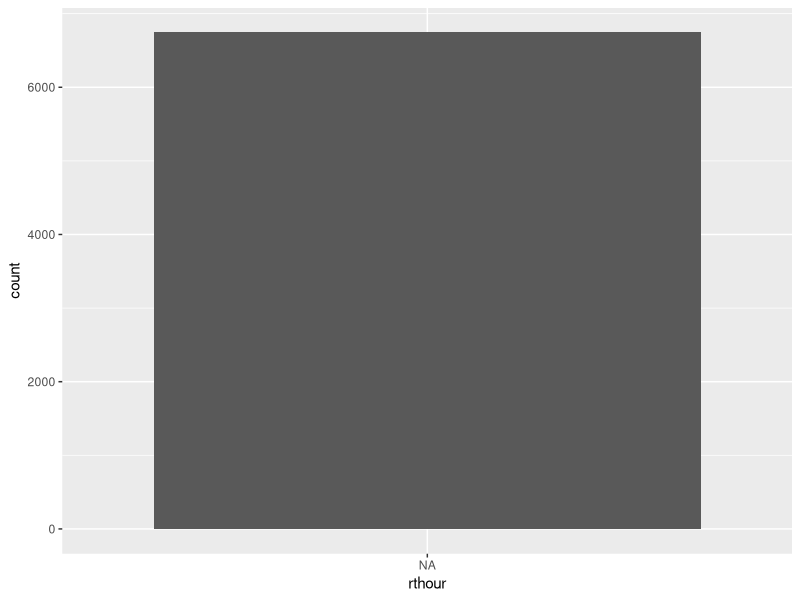
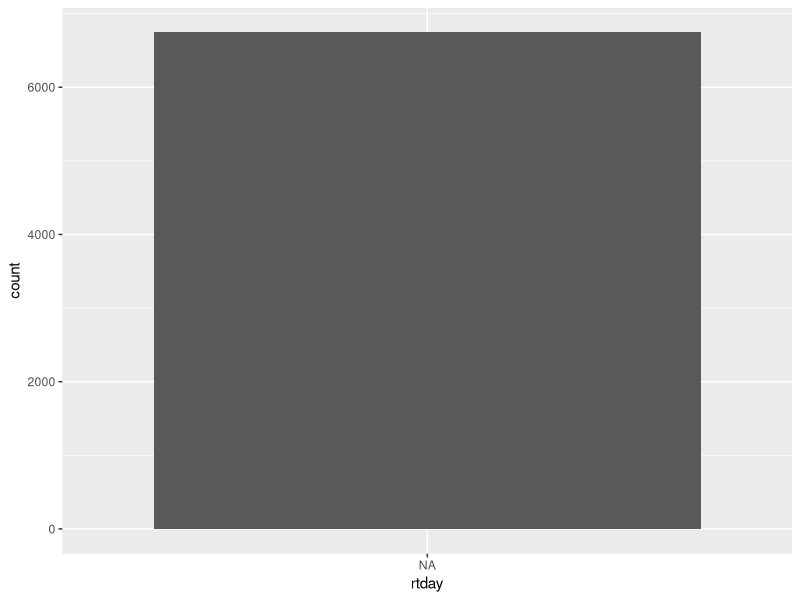
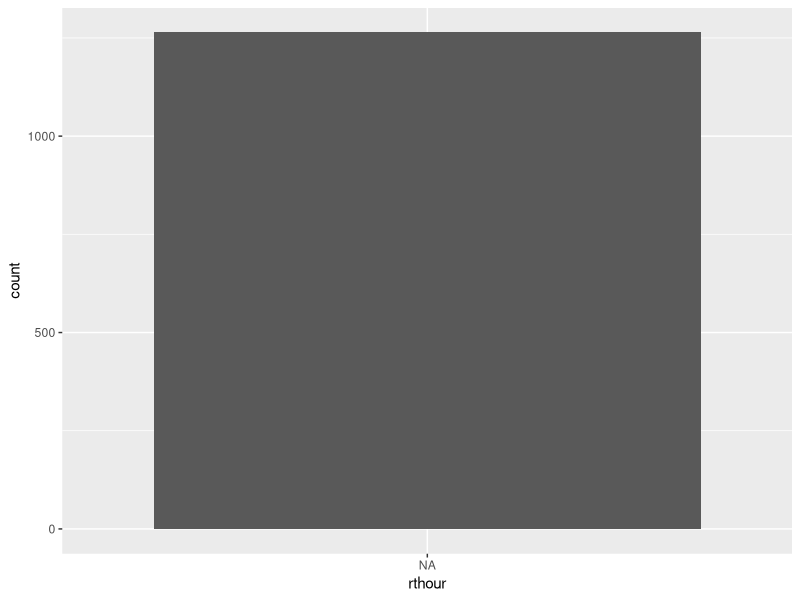
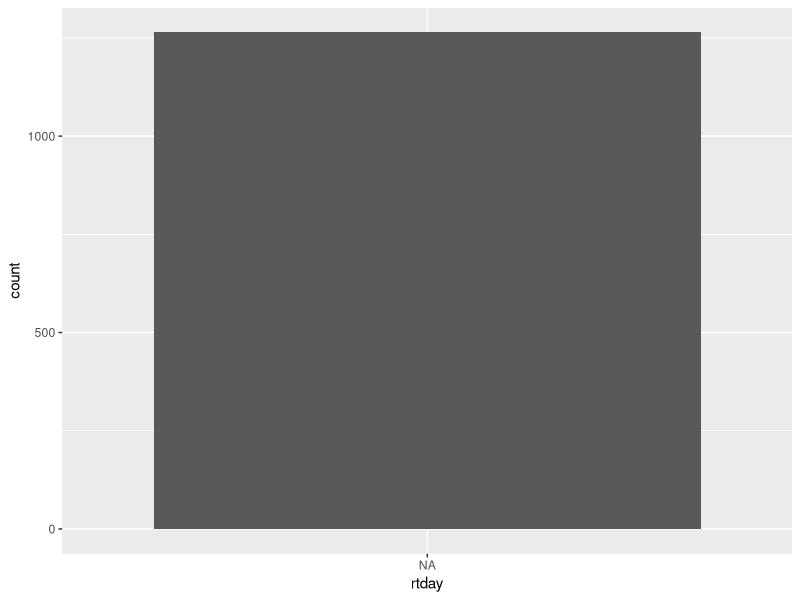
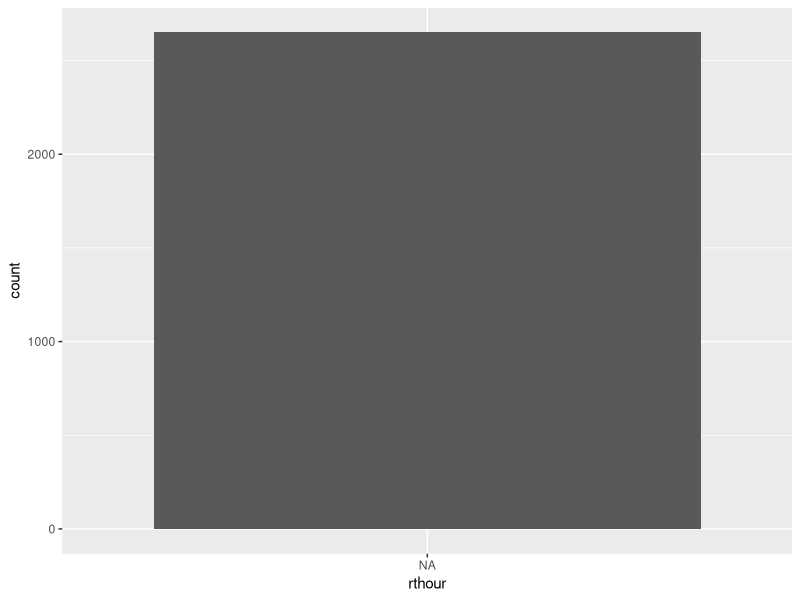
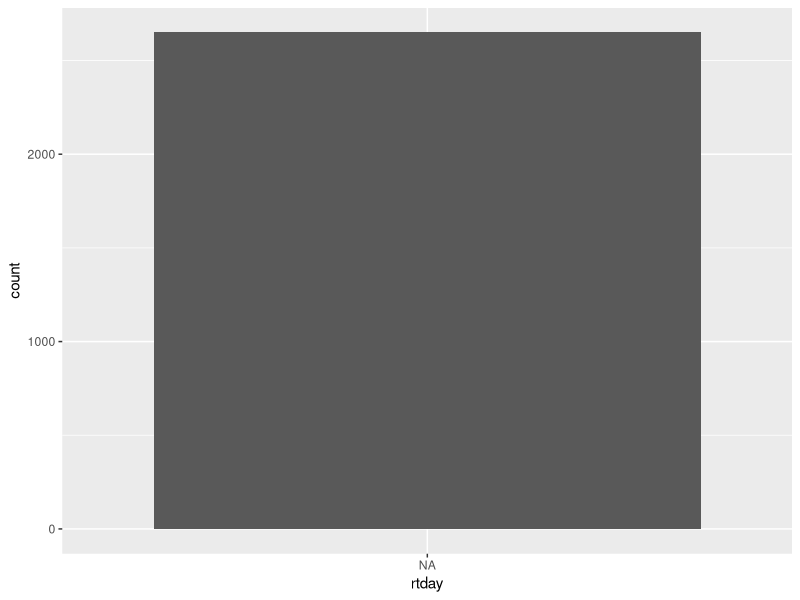
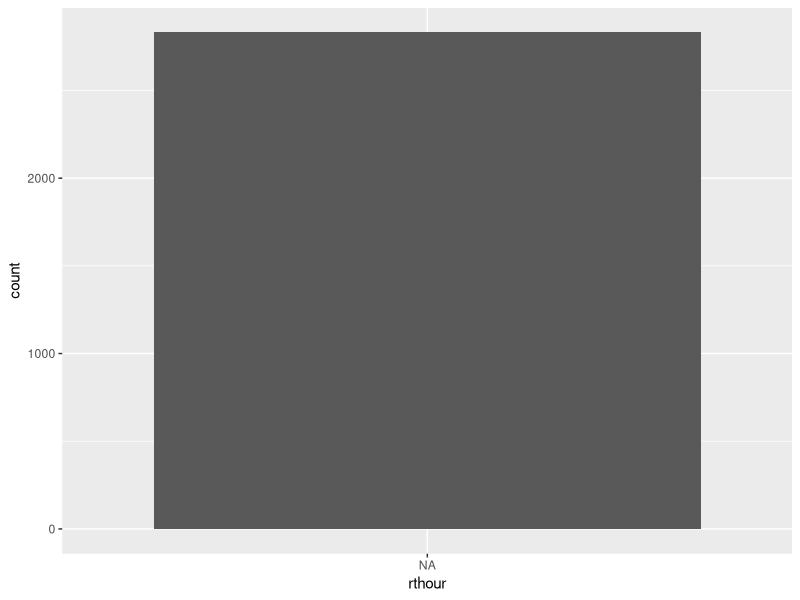
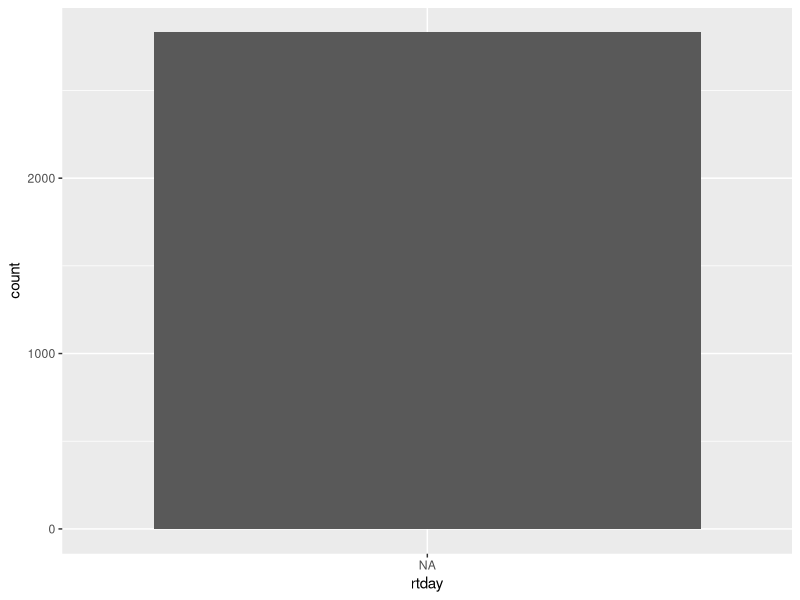

Generate these figures, in order, with R: (Note: this script raises an error after producing the figures.)


library(ggplot2)

#Import as CSV file and name it as uber
uber<- read.csv("Uber_Request_Data.csv")
View(uber)

#View stucture of dataset
str(uber)


#Change the data and time in standard format for Request.timestamp

uber$New = as.POSIXlt(uber$Request.timestamp, format = "%d/%m/%Y %H:%M")
uber$New1= as.POSIXlt(uber$Request.timestamp, format = "%d-%m-%Y %H:%M:%S")

#Change the data and time in standard format for Drop.timestamp

uber$New2= as.POSIXlt(uber$Drop.timestamp, format = "%d-%m-%Y %H:%M:%S")
uber$New3= as.POSIXlt(uber$Drop.timestamp, format = "%d/%m/%Y %H:%M")



#As New,New1,New2 and New3 will have NA values we would merge New, New1
#and New2, New3 in one column Request.timestamp1 and Drop.timestamp1 respectively
#by excluding NA values using ifesle condition

uber$Request.timestamp1<-ifelse(is.na(uber$New),paste(uber$New1),paste(uber$New))
uber$Drop.timestamp1<-ifelse(is.na(uber$New2),paste(uber$New3),paste(uber$New2))


#Change the newly created columns to POSIXlt format

uber$Request.timestamp1 = as.POSIXlt(uber$Request.timestamp1, format = "%Y-%m-%d %H:%M:%S")
uber$Drop.timestamp1 = as.POSIXlt(uber$Drop.timestamp1, format = "%Y-%m-%d %H:%M:%S")


#Create a new data frame with required columns
uber1<- data.frame(uber$Request.id,uber$Pickup.point,uber$Driver.id,uber$Status,uber$Request.timestamp1,uber$Drop.timestamp1, check.names = TRUE, stringsAsFactors = TRUE)

#Specify required names to columns
colnames(uber1)<- c("Request.id", "Pickup.point","Driver.id","Status","Request.timestamp", "Drop.timestamp")


#Check the NA value for each column.

sum(is.na(uber1$Request.id) == 1)
sum(is.na(uber1$Pickup.point) == 1)
sum(is.na(uber1$Driver.id) == TRUE)
sum(is.na(uber1$Status) == TRUE)
sum(is.na(uber1$Request.timestamp) == TRUE)
sum(is.na(uber1$Drop.timestamp) == TRUE)


#Extracting hours and Day in new column for Request.timestamp

uber1$rthour <- format(uber1$Request.timestamp, "%H")
uber1$rtday <- format(uber1$Request.timestamp, "%A")

#Extracting hours and Day in new column for Drop.timestamp

uber1$dthour <- format(uber1$Drop.timestamp, "%H")
uber1$dtday <- format(uber1$Drop.timestamp, "%A")


#plotting histogram for the booking requests at each hours and day. 

ggplot(uber1, aes(rthour)) + geom_histogram(stat = "count")
ggplot(uber1, aes(rtday)) + geom_histogram(stat = "count")


summary(uber1$Status)


#Extracting values for only bookings which are cancelled, no cars available
#and trip completed in uber1 

cancelled <- subset(uber1, Status=="Cancelled")
nca<-subset(uber1, Status=="No Cars Available")
tc<-subset(uber1, Status=="Trip Completed")

#plotting histogram for the cancelled booking requests at each hour and day 

ggplot(cancelled, aes(rthour)) + geom_histogram(stat = "count")
ggplot(cancelled, aes(rtday)) + geom_histogram(stat = "count")

#plotting histogram for the no car available requests at each hour and day 

ggplot(nca, aes(rthour)) + geom_histogram(stat = "count")
ggplot(nca, aes(rtday)) + geom_histogram(stat = "count")

#plotting histogram for the trip completed requests at each hour and day 

ggplot(tc, aes(rthour)) + geom_histogram(stat = "count")
ggplot(tc, aes(rtday)) + geom_histogram(stat = "count")


#plotting histogram for the booking requests from airport to city.

air_c<- subset(uber1, Pickup.point=="Airport")


#plotting histogram for the booking requests from city to airport.

c_air<- subset(uber1, Pickup.point=="City")

View(air_c)


#plotting histogram for the booking requests from airport to city at each hour.

ggplot(air_c, aes(rthour)) + geom_histogram(stat = "count")


#plotting histogram for the booking requests from city to airport at each hour.

ggplot(c_air, aes(rthour)) + geom_histogram(stat = "count")


#Extracting values for only bookings which are cancelled between airport to 
#city each hour and plotting histogram
air_c_cancel<- subset(air_c, Status== "Cancelled")
ggplot(air_c_cancel, aes(rthour)) + geom_histogram(stat = "count")
View(air_c_cancel)


#Extracting values for only bookings which are cancelled between city to airport
#each hour and plotting histogram

c_air_cancel<- subset(c_air, Status== "Cancelled")
ggplot(c_air_cancel, aes(rthour)) + geom_histogram(stat = "count")



#Extracting values for only bookings which shows no car available between airport to city
#each hour and plotting histogram

air_c_nca<- subset(air_c, Status== "No Cars Available")
ggplot(air_c_nca, aes(rthour)) + geom_histogram(stat = "count")



#Extracting values for only bookings which shows no car available between city to airport
#each hour and plotting histogram

c_air_nca<- subset(c_air, Status== "No Cars Available")
ggplot(c_air_nca, aes(rthour)) + geom_histogram(stat = "count")




# Write data frames to analyze through tabeleau.

write.csv(uber1,"Uber_Request_Data.csv")
write.csv(cancelled,"cancelled.csv")
write.csv(nca,"nca.csv")
write.csv(air_c,"air_c.csv")
write.csv(c_air,"c_air.csv")
write.csv(air_c_cancel,"air_c_cancel.csv")
write.csv(air_c_nca, "air_c_nca.csv")
write.csv(c_air_cancel, "c_air_cancel.csv")
write.csv(c_air_nca, "c_air_nca.csv")
